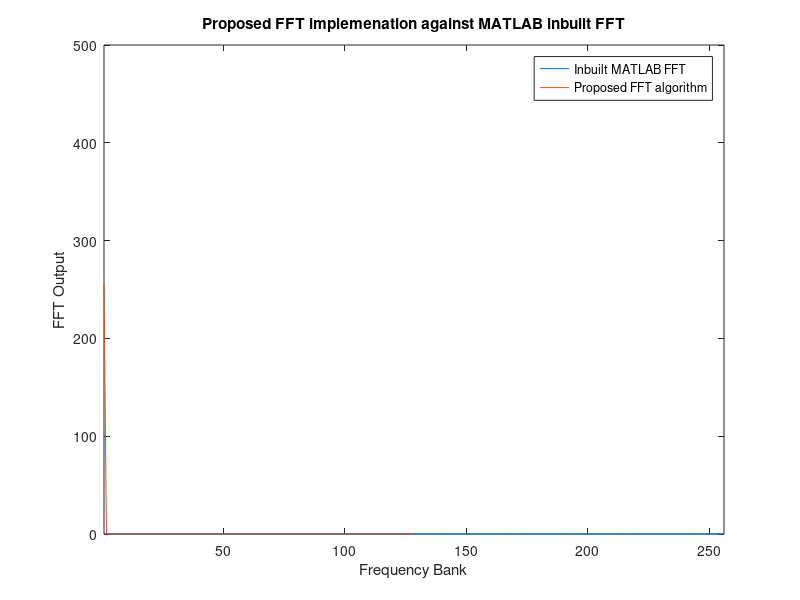

This chart was generated by the following MATLAB code:
% this script is the first method test t implemente the FFT using FRasers
% sigma delta algorithm
%(proof of concept)
clear all
close all
%initially 
N= 16^2
P =16 %radix count
Q=N/P % reoformatted bit strema banks
L=8; % L*16 DFT uotputs desired
bitstream=randi([0 1],1,N); % create randomised 1:0 input data to simualte bitstream
%bitstream= 1:N;
%bitstream=[0 1 1 1 0 0 0 0 1 1 0 0 1 1 1 1 0 1 1 1 0 0 0 0 1 1 0 0 1 1 1 1 0 1 1 1 0 0 0 0 1 1 0 0 1 1 1 1 0 1 1 1 0 0 0 0 1 1 0 0 1 1 1 1 0 1 1 1 0 0 0 0 1 1 0 0 1 1 1 1 0 1 1 1 0 0 0 0 1 1 0 0 1 1 1 1 0 1 1 1 0 0 0 0 1 1 0 0 1 1 1 1 0 1 1 1 0 0 0 0 1 1 0 0 1 1 1 1 0 1 1 1 0 0 0 0 1 1 0 0 1 1 1 1 0 1 1 1 0 0 0 0 1 1 0 0 1 1 1 1 0 1 1 1 0 0 0 0 1 1 0 0 1 1 1 1 0 1 1 1 0 0 0 0 1 1 0 0 1 1 1 1 0 1 1 1 0 0 0 0 1 1 0 0 1 1 1 1 0 1 1 1 0 0 0 0 1 1 0 0 1 1 1 1 0 1 1 1 0 0 0 0 1 1 0 0 1 1 1 1 0 1 1 1 0 0 0 0 1 1 0 0 1 1 1 1 ]
%create step response to simulate
%bitstream=[ 0 0 0 0 0 0 0 0 0 0 0 0 0 0 0 1  0 0 0 0 0 0 0 0 0 0 0 0 0 0 0 1  0 0 0 0 0 0 0 0 0 0 0 0 0 0 0 1  0 0 0 0 0 0 0 0 0 0 0 0 0 0 0 1  0 0 0 0 0 0 0 0 0 0 0 0 0 0 0 1  0 0 0 0 0 0 0 0 0 0 0 0 0 0 0 1  0 0 0 0 0 0 0 0 0 0 0 0 0 0 0 1  0 0 0 0 0 0 0 0 0 0 0 0 0 0 0 1  0 0 0 0 0 0 0 0 0 0 0 0 0 0 0 1  0 0 0 0 0 0 0 0 0 0 0 0 0 0 0 1  0 0 0 0 0 0 0 0 0 0 0 0 0 0 0 1  0 0 0 0 0 0 0 0 0 0 0 0 0 0 0 1  0 0 0 0 0 0 0 0 0 0 0 0 0 0 0 1  0 0 0 0 0 0 0 0 0 0 0 0 0 0 0 1  0 0 0 0 0 0 0 0 0 0 0 0 0 0 0 1  0 0 0 0 0 0 0 0 0 0 0 0 0 0 0 1 ]
%bitstream =zeros(1,N);
%bitstream(round(N/2):end)=1; %
bitstream = ones(1,length(bitstream));

reformattt=zeros(1,length(bitstream));

%% perform the start of the transform decompostion
%bitstream=1:N
for ii=1:Q %iterate through all banks
for jj=1:P %size of each bank 
 
    reformattt(jj+(ii-1)*P) = bitstream((jj-1)*Q+ii);


end
end
reformattt
%% THE static DFT possiblities LUT

%create DFT LUT with 3 bit address for P=16 and 2 bit data 
ADR = 2^3; % all these values are teo represneted in theri deciam forms
% however fot the VHDl implemation they will be binary addres tokend for
% the LUT
B1=2^1;
B2=2^1;
I=P;
B=[0 1];
LUTR = ones(ADR,B1,B2,I);
LUTI = ones(ADR,B1,B2,I);
n=0:(P-1);
% fill LUT 
%Btemp= zeros(1,P);
for ii= 1:ADR
    for jj =1:B1
        for kk= 1:B2
            for hh=1:I
% note as the aues are stored as decimals the 1 and two index correons to 0
% and 1 respectiely
                  % Btemp = [zeros(1,(ADR-1)*2) B(jj) B(kk) zeros(1,(P/2-ADR-2)*2];
                  Btemp= zeros(1,P);
                  Btemp((ii-1)*2+1) = B(jj);
                  Btemp((ii-1)*2+2) = B(kk);
                      % for pp = 1:P
                       % create vector with padded zeroes
                temp2=sum(Btemp.*((exp(-1j.*2.*pi./P)).^((hh-1).*n))); % note -1 to get out of matlab index
                LUTR(ii,jj,kk,hh) = real(temp2);
                LUTI(ii,jj,kk,hh) = imag(temp2);
                % create DFTBD for a specific index and store in LUT

            end 
        end
    end
end
%% now find the DFTBD for the input bitstream


Yr=zeros(1,L*P);
Yi=zeros(1,L*P);
for ii =1:P
    A1=0;
    B1=0;
    for kk=1:P/2
    A1=LUTR(kk,reformattt((Q-1)*P+(kk-1)*2+1)+1,reformattt((Q-1)*P+(kk-1)*2+2)+1,ii)+A1;
    B1=LUTI(kk,reformattt((Q-1)*P+(kk-1)*2+1)+1,reformattt((Q-1)*P+(kk-1)*2+2)+1,ii)+B1;
    end
    A2=0;
    B2=0;
    for jj=(Q-1):-1:1
        %DFTtempI=sum(LUTI);
        DFTtempR=0;
        DFTtempI=0;
        for kk = 1:P/2
        DFTtempR=LUTR(kk,reformattt((jj-1)*P+(kk-1)*2+1)+1,reformattt((jj-1)*P+(kk-1)*2+2)+1,ii)+DFTtempR;
        DFTtempI=LUTI(kk,reformattt((jj-1)*P+(kk-1)*2+1)+1,reformattt((jj-1)*P+(kk-1)*2+2)+1,ii)+DFTtempI;
        end
        % apply twiddle factors
        k=((1:L)-1).*(P)+(ii-1); % set based on how many required output banks (L*P)
        angle=2*pi*k/N;

        stager =A1.*2.*cos(angle)-A2+DFTtempR; % multiply addition and access (multiple clock cycles 
        A2=A1;
        A1=stager;
        
        stagei =B1.*2.*cos(angle)-B2+DFTtempI; %same time lock step DSP blocks
        
        
        % get new value  (try out of parrallel) in series
        
        B2=B1;
        B1=stagei;
    end
    Yr(((1:L)-1)*P+ii)=A1-cos(angle).*A2+sin(angle).*B2;
    Yi(((1:L)-1)*P+ii)=B1-sin(angle).*A2-cos(angle).*B2;
end


figure
plot(imag(fft(bitstream)))
hold on
plot(abs(Yr+Yi*1i))
hold off
ylim([0 mean(abs(fft(bitstream)))*5])
ylim([0 500]);
xlim([1 length(bitstream)])
xlabel('Frequency Bank')
ylabel('FFT Output')
title('Proposed FFT implemenation against MATLAB inbuilt FFT')
legend('Inbuilt MATLAB FFT','Proposed FFT algorithm')
